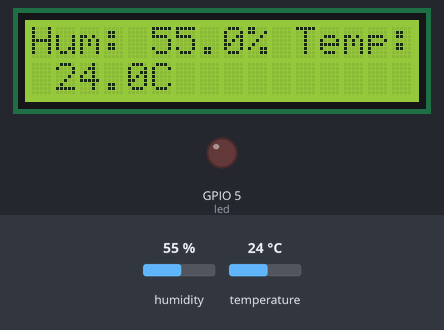
Bench run of a program on a simulated ESP32 board running MicroPython. On the bench: 16×2 character LCD, output pins drawn as LEDs (lit = HIGH). Wiring (from the project's diagram.json): red LED on GPIO 5, DHT22 sensor on GPIO 14. The test bench sets the inputs (shaded band); at power-on: temperature 24 °C, humidity 55 %. Library files of the repository ran but are not shown: lcd_api.py, i2c_lcd.py.

Above: at 1.2 s.
1.3 s: temperature set to 39.3 °C
At 2.8 s:
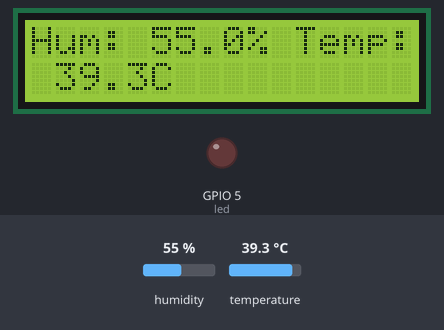
3.7 s: temperature set to 40.9 °C
At 5.5 s:
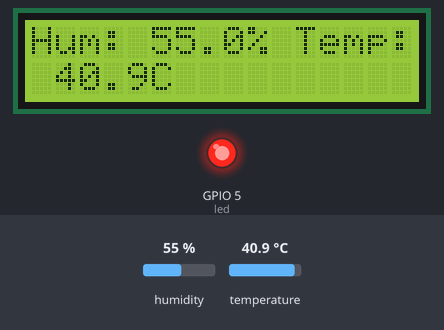
5.8 s: humidity set to 22 %
At 7.1 s:
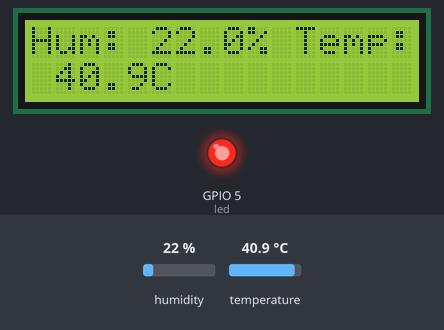
7.9 s: humidity set to 40 %
At 9.8 s:
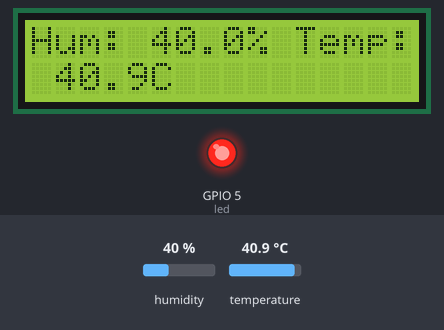
Timing chart, 0 to 11.0 s (numbered marks = the images above; inputs shaded):
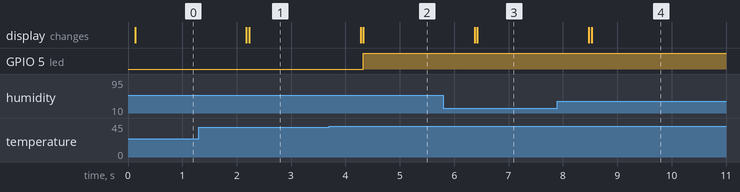

The program:

main.py
```python
from machine import Pin
import time
import dht
from machine import SoftI2C
from lcd_api import LcdApi
from i2c_lcd import I2cLcd

# Initialize LED
led = Pin(5, Pin.OUT)

# Initialize DHT22 sensor
sensor = dht.DHT22(Pin(14))

# I2C configuration
I2C_ADDR = 0x27
totalRows = 2
totalColumns = 16
i2c = SoftI2C(scl=Pin(22), sda=Pin(21), freq=100000)

# Initialize LCD
lcd = I2cLcd(i2c, I2C_ADDR, totalRows, totalColumns)

# Display initial message
lcd.putstr("Hello")

h = -1
t = -1

while True:
    sensor.measure()
    new_h = sensor.humidity()
    new_t = sensor.temperature()

    if h != new_h or t != new_t:
        h = new_h
        t = new_t
        lcd.clear()
        lcd.putstr("Hum: {}% Temp: {}C".format(h, t))

    if t > 40:
        led.on()
    else:
        led.off()

    time.sleep(1)
```

Measured:
- the behaviour switches between 40 and 40.1 °C on temperature (found by bisection; images 1 and 2)
- after the input at 1.3 s, the display: first changes after 0.88 s (image 1 shows a later state)
- after the input at 3.7 s, GPIO 5 (led): LOW → HIGH after 0.63 s; the display: first changes after 0.58 s (image 2 shows a later state)
- after the input at 5.8 s, the display: first changes after 0.58 s (image 3 shows a later state)
- after the input at 7.9 s, the display: first changes after 0.57 s (image 4 shows a later state)
